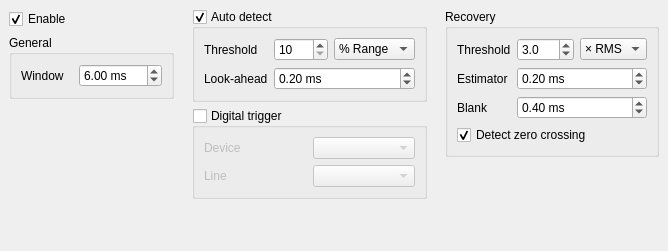
<?xml version="1.0" encoding="UTF-8"?>
<ui version="4.0">
 <class>SalpaConfigTab</class>
 <widget class="QWidget" name="SalpaConfigTab">
  <property name="geometry">
   <rect>
    <x>0</x>
    <y>0</y>
    <width>668</width>
    <height>251</height>
   </rect>
  </property>
  <property name="windowTitle">
   <string>Salpa Config</string>
  </property>
  <layout class="QGridLayout" name="gridLayout_5">
   <property name="leftMargin">
    <number>0</number>
   </property>
   <property name="topMargin">
    <number>0</number>
   </property>
   <property name="rightMargin">
    <number>0</number>
   </property>
   <property name="bottomMargin">
    <number>0</number>
   </property>
   <property name="spacing">
    <number>0</number>
   </property>
   <item row="0" column="1">
    <widget class="QWidget" name="widget" native="true">
     <property name="sizePolicy">
      <sizepolicy hsizetype="MinimumExpanding" vsizetype="Expanding">
       <horstretch>0</horstretch>
       <verstretch>0</verstretch>
      </sizepolicy>
     </property>
     <layout class="QVBoxLayout" name="verticalLayout">
      <item>
       <widget class="QGroupBox" name="autodetect">
        <property name="toolTip">
         <string>Automatically detect artifacts from the signal itself</string>
        </property>
        <property name="title">
         <string>Auto detect</string>
        </property>
        <property name="checkable">
         <bool>true</bool>
        </property>
        <layout class="QGridLayout" name="gridLayout">
         <item row="1" column="0">
          <widget class="QLabel" name="label_4">
           <property name="text">
            <string>Look-ahead</string>
           </property>
          </widget>
         </item>
         <item row="0" column="0">
          <widget class="QLabel" name="label_3">
           <property name="text">
            <string>Threshold</string>
           </property>
          </widget>
         </item>
         <item row="0" column="3">
          <widget class="QComboBox" name="detectthresholdmode">
           <property name="toolTip">
            <string>Units for threshold: RMS is estimated noise; 100% means max ecursion of amplifier; µV are absolute</string>
           </property>
           <property name="currentIndex">
            <number>1</number>
           </property>
           <item>
            <property name="text">
             <string>× RMS</string>
            </property>
           </item>
           <item>
            <property name="text">
             <string>% Range</string>
            </property>
           </item>
           <item>
            <property name="text">
             <string>µVolts</string>
            </property>
           </item>
          </widget>
         </item>
         <item row="0" column="2">
          <widget class="QDoubleSpinBox" name="detectthreshold">
           <property name="toolTip">
            <string>Threshold for detecting an artifact</string>
           </property>
           <property name="decimals">
            <number>0</number>
           </property>
           <property name="minimum">
            <double>10.000000000000000</double>
           </property>
           <property name="maximum">
            <double>1000.000000000000000</double>
           </property>
          </widget>
         </item>
         <item row="1" column="2" colspan="2">
          <widget class="QDoubleSpinBox" name="lookahead">
           <property name="toolTip">
            <string>An srtifact is declared this much time before the detected threshold crossing</string>
           </property>
           <property name="suffix">
            <string> ms</string>
           </property>
           <property name="maximum">
            <double>1.000000000000000</double>
           </property>
           <property name="singleStep">
            <double>0.100000000000000</double>
           </property>
           <property name="value">
            <double>0.200000000000000</double>
           </property>
          </widget>
         </item>
        </layout>
       </widget>
      </item>
      <item>
       <widget class="QGroupBox" name="digitaltrigger">
        <property name="toolTip">
         <string>Use an external digital input as the trigger to declare an artifact</string>
        </property>
        <property name="title">
         <string>Digital trigger</string>
        </property>
        <property name="checkable">
         <bool>true</bool>
        </property>
        <property name="checked">
         <bool>false</bool>
        </property>
        <layout class="QGridLayout" name="gridLayout_4">
         <item row="0" column="1">
          <widget class="QComboBox" name="device">
           <property name="toolTip">
            <string>NI-DAQ device of trigger source</string>
           </property>
          </widget>
         </item>
         <item row="1" column="0">
          <widget class="QLabel" name="label_2">
           <property name="text">
            <string>Line</string>
           </property>
          </widget>
         </item>
         <item row="1" column="1">
          <widget class="QComboBox" name="line">
           <property name="toolTip">
            <string>Digital line on specified NI-DAQ device. Must be one that is selected for recording in the “NI” tab.</string>
           </property>
          </widget>
         </item>
         <item row="0" column="0">
          <widget class="QLabel" name="label">
           <property name="text">
            <string>Device</string>
           </property>
          </widget>
         </item>
        </layout>
       </widget>
      </item>
      <item>
       <spacer name="verticalSpacer_2">
        <property name="orientation">
         <enum>Qt::Vertical</enum>
        </property>
        <property name="sizeHint" stdset="0">
         <size>
          <width>20</width>
          <height>40</height>
         </size>
        </property>
       </spacer>
      </item>
     </layout>
    </widget>
   </item>
   <item row="0" column="2">
    <widget class="QWidget" name="widget_3" native="true">
     <property name="sizePolicy">
      <sizepolicy hsizetype="MinimumExpanding" vsizetype="Expanding">
       <horstretch>0</horstretch>
       <verstretch>0</verstretch>
      </sizepolicy>
     </property>
     <layout class="QVBoxLayout" name="verticalLayout_3">
      <item>
       <widget class="QGroupBox" name="recovery">
        <property name="title">
         <string>Recovery</string>
        </property>
        <layout class="QGridLayout" name="gridLayout_2">
         <item row="4" column="0">
          <widget class="QLabel" name="label_6">
           <property name="text">
            <string>Threshold</string>
           </property>
          </widget>
         </item>
         <item row="6" column="1" colspan="2">
          <widget class="QDoubleSpinBox" name="blank">
           <property name="toolTip">
            <string>After the declared recovery, the signal is still zeroed for this much additional time</string>
           </property>
           <property name="suffix">
            <string> ms</string>
           </property>
           <property name="maximum">
            <double>10.000000000000000</double>
           </property>
           <property name="singleStep">
            <double>0.100000000000000</double>
           </property>
           <property name="value">
            <double>0.400000000000000</double>
           </property>
          </widget>
         </item>
         <item row="4" column="1">
          <widget class="QDoubleSpinBox" name="recoverythreshold">
           <property name="toolTip">
            <string>Threshold for declaring that an artifactt is over (or at lest, well enough suppressed)</string>
           </property>
           <property name="decimals">
            <number>1</number>
           </property>
           <property name="singleStep">
            <double>0.500000000000000</double>
           </property>
           <property name="value">
            <double>3.000000000000000</double>
           </property>
          </widget>
         </item>
         <item row="7" column="0" colspan="3">
          <widget class="QCheckBox" name="detectzerocrossing">
           <property name="toolTip">
            <string>If checked, the additional blanking period (above) is cut short if the signal crosses zero.</string>
           </property>
           <property name="text">
            <string>Detect zero crossing</string>
           </property>
           <property name="checked">
            <bool>true</bool>
           </property>
          </widget>
         </item>
         <item row="6" column="0">
          <widget class="QLabel" name="label_5">
           <property name="text">
            <string>Blank</string>
           </property>
          </widget>
         </item>
         <item row="4" column="2">
          <widget class="QComboBox" name="recoverythresholdmode">
           <property name="toolTip">
            <string>Units for threshold. RMS is estimated noise; µV is absolute</string>
           </property>
           <item>
            <property name="text">
             <string>× RMS</string>
            </property>
           </item>
           <item>
            <property name="text">
             <string>µVolts</string>
            </property>
           </item>
          </widget>
         </item>
         <item row="5" column="1" colspan="2">
          <widget class="QDoubleSpinBox" name="estimator">
           <property name="toolTip">
            <string>Window length for estimating recovery</string>
           </property>
           <property name="suffix">
            <string> ms</string>
           </property>
           <property name="minimum">
            <double>0.100000000000000</double>
           </property>
           <property name="maximum">
            <double>5.000000000000000</double>
           </property>
           <property name="singleStep">
            <double>0.100000000000000</double>
           </property>
           <property name="value">
            <double>0.200000000000000</double>
           </property>
          </widget>
         </item>
         <item row="5" column="0">
          <widget class="QLabel" name="label_9">
           <property name="text">
            <string>Estimator</string>
           </property>
          </widget>
         </item>
        </layout>
       </widget>
      </item>
      <item>
       <spacer name="verticalSpacer_3">
        <property name="orientation">
         <enum>Qt::Vertical</enum>
        </property>
        <property name="sizeHint" stdset="0">
         <size>
          <width>20</width>
          <height>40</height>
         </size>
        </property>
       </spacer>
      </item>
     </layout>
    </widget>
   </item>
   <item row="0" column="0">
    <widget class="QWidget" name="widget_2" native="true">
     <property name="sizePolicy">
      <sizepolicy hsizetype="MinimumExpanding" vsizetype="Preferred">
       <horstretch>0</horstretch>
       <verstretch>0</verstretch>
      </sizepolicy>
     </property>
     <layout class="QVBoxLayout" name="verticalLayout_2">
      <item>
       <widget class="QCheckBox" name="enable">
        <property name="text">
         <string>Enable</string>
        </property>
        <property name="checked">
         <bool>true</bool>
        </property>
       </widget>
      </item>
      <item>
       <widget class="QGroupBox" name="general">
        <property name="title">
         <string>General</string>
        </property>
        <layout class="QGridLayout" name="gridLayout_3">
         <item row="4" column="0">
          <widget class="QLabel" name="label_8">
           <property name="text">
            <string>Window</string>
           </property>
          </widget>
         </item>
         <item row="4" column="1">
          <widget class="QDoubleSpinBox" name="window">
           <property name="toolTip">
            <string>This is the full length of the fit window</string>
           </property>
           <property name="suffix">
            <string> ms</string>
           </property>
           <property name="decimals">
            <number>2</number>
           </property>
           <property name="minimum">
            <double>1.000000000000000</double>
           </property>
           <property name="maximum">
            <double>100.000000000000000</double>
           </property>
           <property name="singleStep">
            <double>0.500000000000000</double>
           </property>
           <property name="value">
            <double>6.000000000000000</double>
           </property>
          </widget>
         </item>
        </layout>
       </widget>
      </item>
      <item>
       <spacer name="verticalSpacer">
        <property name="orientation">
         <enum>Qt::Vertical</enum>
        </property>
        <property name="sizeHint" stdset="0">
         <size>
          <width>20</width>
          <height>40</height>
         </size>
        </property>
       </spacer>
      </item>
     </layout>
    </widget>
   </item>
  </layout>
 </widget>
 <resources/>
 <connections/>
</ui>
